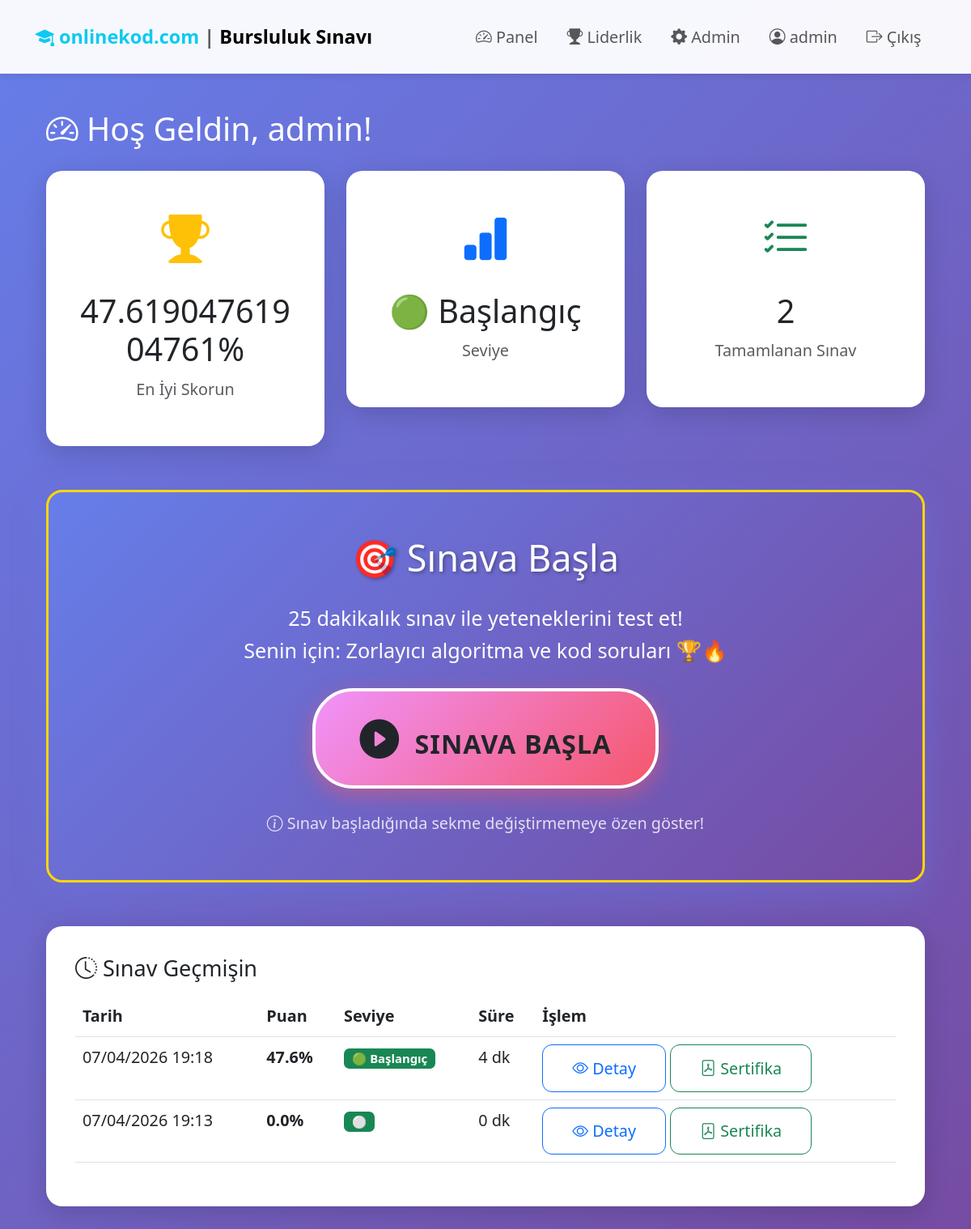
The page /dashboard (signed in) on the database its author committed.
### models.py (models this page shows, shortened)
class User(UserMixin, db.Model):
    id = db.Column(db.Integer, primary_key=True)
    username = db.Column(db.String(80), unique=True, nullable=False)
    email = db.Column(db.String(120), unique=True, nullable=False)
    phone_number = db.Column(db.String(20), nullable=True)
    password_hash = db.Column(db.String(255), nullable=True)  # Nullable for OAuth users
    google_id = db.Column(db.String(255), unique=True, nullable=True)  # Google OAuth ID
    created_at = db.Column(db.DateTime, default=datetime.utcnow)
    is_admin = db.Column(db.Boolean, default=False)
    coding_knowledge = db.Column(db.String(20), default='unknown')  # 'none', 'beginner', 'intermediate', 'advanced', 'unknown'
    exam_attempts = db.relationship('ExamAttempt', backref='user', lazy=True, cascade='all, delete-orphan')
    def get_best_score(self):
        attempts = ExamAttempt.query.filter_by(user_id=self.id, completed=True).all()
        if not attempts:
            return 0
        return max(attempt.score for attempt in attempts)
    def get_level(self):
        best_score = self.get_best_score()
        if best_score >= 90:
            return 'advanced'
        elif best_score >= 70:
            return 'intermediate'
        elif best_score >= 40:
            return 'beginner'
        return 'none'

class ExamAttempt(db.Model):
    id = db.Column(db.Integer, primary_key=True)
    user_id = db.Column(db.Integer, db.ForeignKey('user.id'), nullable=False)
    start_time = db.Column(db.DateTime, default=datetime.utcnow)
    end_time = db.Column(db.DateTime)
    score = db.Column(db.Float, default=0)
    max_score = db.Column(db.Float, default=100)
    completed = db.Column(db.Boolean, default=False)
    tab_switches = db.Column(db.Integer, default=0)
    exam_level = db.Column(db.String(20), default='unknown')  # none, beginner, intermediate, advanced
    answers = db.relationship('Answer', backref='exam_attempt', lazy=True, cascade='all, delete-orphan')
    def get_level(self):
        if self.score >= 90:
            return 'advanced'
        elif self.score >= 70:
            return 'intermediate'
        elif self.score >= 40:
            return 'beginner'
        return 'none'
    def get_level_emoji(self):
        level = self.get_level()
        emojis = {
            'advanced': '🔴',
            'intermediate': '🟡',
            'beginner': '🟢',
            'none': '⚪'
        }
        return emojis.get(level, '⚪')

### routes/main.py (the view)
@main_bp.route('/dashboard')
@login_required
def dashboard():
    exam_history = ExamAttempt.query.filter_by(
        user_id=current_user.id,
        completed=True
    ).order_by(desc(ExamAttempt.end_time)).limit(5).all()
    best_score = current_user.get_best_score()
    level = current_user.get_level()
    return render_template('dashboard.html',
                         exam_history=exam_history,
                         best_score=best_score,
                         level=level)

### templates/dashboard.html (shortened to what this page needs)
{% extends "base.html" %}
{% block content %}
<div class="row">
    <div class="col-12">
        <h2 class="text-white mb-4">
            <i class="bi bi-speedometer2"></i> Hoş Geldin, {{ current_user.username }}!
        </h2>
    </div>
</div>
<div class="row g-3 g-md-4 mb-4">
    <div class="col-12 col-sm-6 col-md-4">
        <div class="card text-center">
            <div class="card-body">
                <i class="bi bi-trophy-fill text-warning" style="font-size: clamp(2.5rem, 5vw, 3.5rem);"></i>
                <h3 class="mt-3" style="font-size: clamp(1.8rem, 4vw, 2.2rem);">{{ best_score }}%</h3>
                <p class="text-muted">En İyi Skorun</p>
            </div>
        </div>
    </div>
    <div class="col-12 col-sm-6 col-md-4">
        <div class="card text-center">
            <div class="card-body">
                <i class="bi bi-bar-chart-fill text-primary" style="font-size: clamp(2.5rem, 5vw, 3.5rem);"></i>
                <h3 class="mt-3" style="font-size: clamp(1.8rem, 4vw, 2.2rem);">
                    {% if level == 'advanced' %}
                        🔴 İleri
                    {% elif level == 'intermediate' %}
                        🟡 Orta
                    {% elif level == 'beginner' %}
                        🟢 Başlangıç
                    {% else %}
                        Henüz Yok
                    {% endif %}
                </h3>
                <p class="text-muted">Seviye</p>
            </div>
        </div>
    </div>
    <div class="col-12 col-sm-6 col-md-4">
        <div class="card text-center">
            <div class="card-body">
                <i class="bi bi-list-check text-success" style="font-size: clamp(2.5rem, 5vw, 3.5rem);"></i>
                <h3 class="mt-3" style="font-size: clamp(1.8rem, 4vw, 2.2rem);">{{ exam_history|length }}</h3>
                <p class="text-muted">Tamamlanan Sınav</p>
            </div>
        </div>
    </div>
</div>
<div class="row">
    <div class="col-12">
        <div class="card exam-start-card">
            <div class="card-body text-center p-4 p-md-5">
                <h3 class="mb-4">🎯 Sınava Başla</h3>
                <p class="lead mb-4">
                    <strong>25 dakikalık sınav ile yeteneklerini test et!</strong><br>
                    {% if current_user.coding_knowledge == 'none' %}
                    <strong>Senin için:</strong> Sadece mantık, desen tanıma ve görsel sorular! 🧩📊🎯
                    <br><small class="text-muted">Hiç kod yazma sorusu yok, rahat ol!</small>
                    {% elif current_user.coding_knowledge == 'beginner' %}
                    <strong>Senin için:</strong> Ağırlıklı mantık soruları + Biraz basit kod 🌿💻
                    {% elif current_user.coding_knowledge == 'intermediate' %}
                    <strong>Senin için:</strong> Dengeli kod ve mantık soruları 🌳⚖️
                    {% elif current_user.coding_knowledge == 'advanced' %}
                    <strong>Senin için:</strong> Zorlayıcı algoritma ve kod soruları 🏆🔥
                    {% else %}
                    Çoktan seçmeli sorular ve kod yazma görevleri seni bekliyor. 💻
                    {% endif %}
                </p>
                <form method="POST" action="{{ url_for('exam.start_exam') }}">
                    <button type="submit" class="btn start-exam-btn">
                        <i class="bi bi-play-circle-fill"></i> SINAVA BAŞLA
                    </button>
                </form>
                <p class="text-muted mt-4 mb-0">
                    <i class="bi bi-info-circle"></i> Sınav başladığında sekme değiştirmemeye özen göster!
                </p>
            </div>
        </div>
    </div>
</div>
{% if exam_history %}
<div class="row mt-4">
    <div class="col-md-12">
        <div class="card">
            <div class="card-body">
                <h4 class="mb-3">
                    <i class="bi bi-clock-history"></i> Sınav Geçmişin
                </h4>
                <div class="table-responsive">
                    <table class="table table-hover">
                        <thead>
                            <tr>
                                <th>Tarih</th>
                                <th>Puan</th>
                                <th>Seviye</th>
                                <th>Süre</th>
                                <th>İşlem</th>
                            </tr>
                        </thead>
                        <tbody>
                            {% for attempt in exam_history %}
                            <tr>
                                <td>{{ attempt.end_time.strftime('%d/%m/%Y %H:%M') }}</td>
                                <td><strong>{{ "%.1f"|format(attempt.score) }}%</strong></td>
                                <td>
                                    <span class="badge bg-{{ 'danger' if attempt.get_level() == 'advanced' else 'warning' if attempt.get_level() == 'intermediate' else 'success' }}">
                                        {{ attempt.get_level_emoji() }}
                                        {% if attempt.get_level() == 'advanced' %}İleri
                                        {% elif attempt.get_level() == 'intermediate' %}Orta
                                        {% elif attempt.get_level() == 'beginner' %}Başlangıç
                                        {% endif %}
                                    </span>
                                </td>
                                <td>{{ ((attempt.end_time - attempt.start_time).seconds // 60) }} dk</td>
                                <td>
                                    <a href="{{ url_for('exam.results', attempt_id=attempt.id) }}" class="btn btn-sm btn-outline-primary">
                                        <i class="bi bi-eye"></i> Detay
                                    </a>
                                    <a href="{{ url_for('exam.certificate', attempt_id=attempt.id) }}" class="btn btn-sm btn-outline-success">
                                        <i class="bi bi-file-pdf"></i> Sertifika
                                    </a>
                                </td>
                            </tr>
                            {% endfor %}
                        </tbody>
                    </table>
                </div>
            </div>
        </div>
    </div>
</div>
{% endif %}
{% endblock %}

### templates/base.html (shortened to what this page needs)
<!DOCTYPE html>
<html lang="tr">
<head>
    <link href="https://cdn.jsdelivr.net/npm/bootstrap@5.3.0/dist/css/bootstrap.min.css" rel="stylesheet">
    <link rel="stylesheet" href="https://cdn.jsdelivr.net/npm/bootstrap-icons@1.11.0/font/bootstrap-icons.css">
</head>
<body>
    <nav class="navbar navbar-expand-lg navbar-light bg-light">
        <div class="container">
            <a class="navbar-brand fw-bold" href="{{ url_for('main.index') }}">
                <i class="bi bi-mortarboard-fill text-info"></i> <span class="text-info">onlinekod.com</span> <span class="text-muted">|</span> Bursluluk Sınavı
            </a>
            <div class="collapse navbar-collapse" id="navbarNav">
                <ul class="navbar-nav ms-auto">
                    {% if current_user.is_authenticated %}
                        <li class="nav-item">
                            <a class="nav-link" href="{{ url_for('main.dashboard') }}">
                                <i class="bi bi-speedometer2"></i> Panel
                            </a>
                        </li>
                        {% if current_user.is_admin %}
                        <li class="nav-item">
                            <a class="nav-link" href="{{ url_for('main.leaderboard') }}">
                                <i class="bi bi-trophy-fill"></i> Liderlik
                            </a>
                        </li>
                        <li class="nav-item">
                            <a class="nav-link" href="{{ url_for('admin.admin_panel') }}">
                                <i class="bi bi-gear-fill"></i> Admin
                            </a>
                        </li>
                        {% endif %}
                        <li class="nav-item">
                            <span class="nav-link">
                                <i class="bi bi-person-circle"></i> {{ current_user.username }}
                            </span>
                        </li>
                        <li class="nav-item">
                            <a class="nav-link" href="{{ url_for('auth.logout') }}">
                                <i class="bi bi-box-arrow-right"></i> Çıkış
                            </a>
                        </li>
                    {% endif %}
                </ul>
            </div>
        </div>
    </nav>
    <div class="container container-main">
        {% block content %}{% endblock %}
    </div>
</body>
</html>

### templates/base.html (style rules this page uses)
:root { --primary-color: #3498db; --secondary-color: #2c3e50; --success-color: #27ae60; --warning-color: #f39c12; --danger-color: #e74c3c; }
* { box-sizing: border-box; }
html { font-size: 18px; }
body { font-family: 'Segoe UI', Tahoma, Geneva, Verdana, sans-serif; background: linear-gradient(135deg, #667eea 0%, #764ba2 100%); min-height: 100vh; font-size: 1.1rem; line-height: 1.6; }
.navbar { background: rgba(255, 255, 255, 0.95) !important; box-shadow: 0 2px 10px rgba(0,0,0,0.1); padding: 1rem 0; }
.navbar-brand { font-size: 1.3rem; padding: 0.5rem 0; }
.navbar-nav .nav-link { font-size: 1.1rem; padding: 0.6rem 1rem !important; }
.container-main { margin-top: 2.5rem; margin-bottom: 2.5rem; padding: 0 1.5rem; }
.card { border: none; border-radius: 20px; box-shadow: 0 8px 30px rgba(0,0,0,0.15); transition: transform 0.3s, box-shadow 0.3s; margin-bottom: 1.5rem; }
.card-body { padding: 2rem; }
.btn { font-size: 1.1rem; padding: 0.75rem 2rem; border-radius: 12px; font-weight: 500; transition: all 0.3s; }
h2 { font-size: 2.2rem; margin-bottom: 1.5rem; }
h3 { font-size: 1.8rem; }
h4 { font-size: 1.5rem; }
.lead { font-size: 1.4rem; }

### templates/dashboard.html (style rules this page uses)
.exam-start-card { background: linear-gradient(135deg, #667eea 0%, #764ba2 100%); border: 3px solid #ffd700; box-shadow: 0 10px 40px rgba(102, 126, 234, 0.4); }
.exam-start-card h3 { color: white; font-size: clamp(1.8rem, 4vw, 2.5rem); text-shadow: 2px 2px 4px rgba(0,0,0,0.3); }
.exam-start-card .lead { color: white; }
.exam-start-card .text-muted { color: rgba(255,255,255,0.8) !important; }
.start-exam-btn { font-size: clamp(1.3rem, 3vw, 1.8rem) !important; padding: 1.2rem 3rem !important; background: linear-gradient(135deg, #f093fb 0%, #f5576c 100%) !important; border: 4px solid #fff !important; border-radius: 50px !important; box-shadow: 0 8px 25px rgba(245, 87, 108, 0.5) !important; font-weight: bold !important; letter-spacing: 1px; transition: all 0.3s ease !important; animation: pulse 2s infinite; }
.start-exam-btn i { font-size: 1.5em; margin-right: 0.5rem; animation: bounce 2s infinite; }

### rows shown on the page
User: username "admin"
ExamAttempt: score "47.61904761904761", end_time "07/04/2026 19:18", score "47.6", get_level_emoji "🟢", shows "Başlangıç", ((attempt.end_time-attempt.start_time).seconds//60) "4"
ExamAttempt: end_time "07/04/2026 19:13", score "0.0", get_level_emoji "⚪", ((attempt.end_time-attempt.start_time).seconds//60) "0"

### other values the page prints
{{ exam_history|length }} "2"
